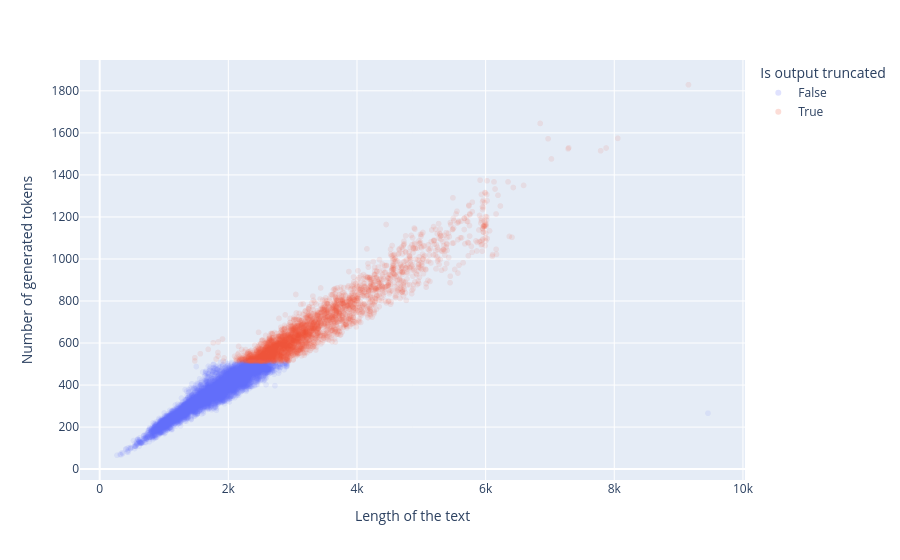

The code cell stored with this chart in its notebook:
### Code cell
tokenizer = AutoTokenizer.from_pretrained("distilbert-base-uncased")


def tokenize_function(examples):
    return tokenizer(
        examples,
        padding="longest",
    )


df_subset = df.sample(10_000)
tokenized = tokenize_function(list(df_subset["text"].to_numpy()))
tokenized = np.array(tokenized["attention_mask"])
df_subset["token_size"] = tokenized.sum(axis=1)
df_subset["truncated"] = df_subset["token_size"] > 512

fig = px.scatter(
    df_subset,
    "text_len",
    "token_size",
    color="truncated",
    opacity=0.1,
    labels={
        "token_size": "Number of generated tokens",
        "text_len": "Length of the text",
        "truncated": "Is output truncated",
    },
)
fig

### Figure 1 — Plotly figure (JSON) as saved in the notebook; plotly's stock layout.template omitted (floating-point values rounded to 4 significant figures; data arrays with more than 128 entries replaced by an {"elided": "..."} marker saying what was removed)
{"data": [{"hovertemplate": "Is output truncated=False<br>Length of the text=%{x}<br>Number of generated tokens=%{y}<extra></extra>", "legendgroup": "False", "marker": {"color": "#636efa", "opacity": 0.1, "symbol": "circle"}, "mode": "markers", "name": "False", "showlegend": true, "type": "scattergl", "x": {"elided": "6780 int values"}, "xaxis": "x", "y": {"elided": "6780 int values"}, "yaxis": "y"}, {"hovertemplate": "Is output truncated=True<br>Length of the text=%{x}<br>Number of generated tokens=%{y}<extra></extra>", "legendgroup": "True", "marker": {"color": "#EF553B", "opacity": 0.1, "symbol": "circle"}, "mode": "markers", "name": "True", "showlegend": true, "type": "scattergl", "x": {"elided": "3220 int values"}, "xaxis": "x", "y": {"elided": "3220 int values"}, "yaxis": "y"}], "layout": {"legend": {"title": {"text": "Is output truncated"}, "tracegroupgap": 0}, "margin": {"t": 60}, "xaxis": {"anchor": "y", "domain": [0, 1], "title": {"text": "Length of the text"}}, "yaxis": {"anchor": "x", "domain": [0, 1], "title": {"text": "Number of generated tokens"}}}}
